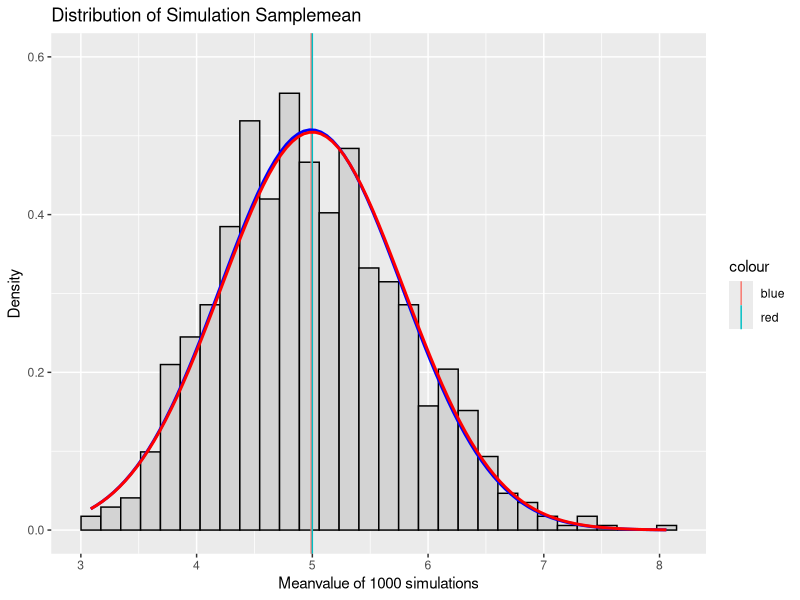

The R source for this figure:
## Part 1:
n <- 40 # sample size
lambda <- 0.2 # lambda for rexp 
times <- 1000 # number of simulations
quantile <- 1.96 # 95th % quantile to be used in Confidence Interval
set.seed(1) # set the seed value for reproducibility
Data <- matrix(rexp(n * times, rate = lambda), times)
Datamean <- rowMeans(Data) ## get the row mean of the matrix
samplemean <- mean(Datamean) ## get the mean value of the 1000 simulations
samplemean
theomean <- 1 / lambda 
theomean
samplevar <- var(Datamean)
samplevar
theovar  <- (1 / lambda)^2 / (n) 
theovar
disdata <- as.data.frame(Datamean)
library(ggplot2)
g <- ggplot(disdata, aes(x =Datamean))
g <- g + geom_histogram(aes(y=..density..), colour="black", fill = "light grey")
g <- g + labs(title = "Distribution of Simulation Samplemean", x = "Meanvalue of 1000 simulations", y = "Density")
g <- g + ylim(0, 0.6)
g <- g + geom_vline(aes(xintercept = samplemean, colour = "blue"))
g <- g + geom_vline(aes(xintercept = theomean, colour = "red"))
g <- g + stat_function(fun = dnorm, args = list(mean = samplemean, sd = sqrt(samplevar)), color = "blue", size = 1.0)
g <- g + stat_function(fun = dnorm, args = list(mean = theomean, sd = sqrt(theovar)), colour = "red", size = 1.0)
g

## Part 2
library(datasets)
toothdata <- ToothGrowth